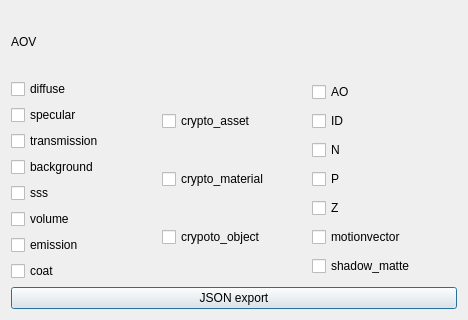
<?xml version="1.0" encoding="UTF-8"?>
<ui version="4.0">
 <class>Dialog</class>
 <widget class="QDialog" name="Dialog">
  <property name="geometry">
   <rect>
    <x>0</x>
    <y>0</y>
    <width>468</width>
    <height>320</height>
   </rect>
  </property>
  <property name="windowTitle">
   <string>Dialog</string>
  </property>
  <layout class="QHBoxLayout" name="horizontalLayout_2">
   <item>
    <layout class="QVBoxLayout" name="verticalLayout_4" stretch="1,20,1">
     <item>
      <widget class="QLabel" name="label">
       <property name="text">
        <string>AOV</string>
       </property>
      </widget>
     </item>
     <item>
      <layout class="QHBoxLayout" name="horizontalLayout">
       <item>
        <layout class="QVBoxLayout" name="verticalLayout">
         <item>
          <widget class="QCheckBox" name="diffuse_checkBox">
           <property name="text">
            <string>diffuse</string>
           </property>
          </widget>
         </item>
         <item>
          <widget class="QCheckBox" name="specular_checkBox">
           <property name="text">
            <string>specular</string>
           </property>
          </widget>
         </item>
         <item>
          <widget class="QCheckBox" name="transmission_checkBox">
           <property name="text">
            <string>transmission</string>
           </property>
          </widget>
         </item>
         <item>
          <widget class="QCheckBox" name="background_checkBox">
           <property name="text">
            <string>background</string>
           </property>
          </widget>
         </item>
         <item>
          <widget class="QCheckBox" name="sss_checkBox">
           <property name="text">
            <string>sss</string>
           </property>
          </widget>
         </item>
         <item>
          <widget class="QCheckBox" name="volume_checkBox">
           <property name="text">
            <string>volume</string>
           </property>
          </widget>
         </item>
         <item>
          <widget class="QCheckBox" name="emossion_checkBox">
           <property name="text">
            <string>emission</string>
           </property>
          </widget>
         </item>
         <item>
          <widget class="QCheckBox" name="coat_checkBox">
           <property name="text">
            <string>coat</string>
           </property>
          </widget>
         </item>
        </layout>
       </item>
       <item>
        <layout class="QVBoxLayout" name="verticalLayout_2">
         <item>
          <widget class="QCheckBox" name="crypoto_asset_checkBox">
           <property name="text">
            <string>crypto_asset</string>
           </property>
          </widget>
         </item>
         <item>
          <widget class="QCheckBox" name="crypoto_material_checkBox">
           <property name="text">
            <string>crypto_material</string>
           </property>
          </widget>
         </item>
         <item>
          <widget class="QCheckBox" name="crypoto_object_checkBox">
           <property name="text">
            <string>crypoto_object</string>
           </property>
          </widget>
         </item>
        </layout>
       </item>
       <item>
        <layout class="QVBoxLayout" name="verticalLayout_3">
         <item>
          <widget class="QCheckBox" name="AO_checkBox">
           <property name="text">
            <string>AO</string>
           </property>
          </widget>
         </item>
         <item>
          <widget class="QCheckBox" name="ID_checkBox">
           <property name="text">
            <string>ID</string>
           </property>
          </widget>
         </item>
         <item>
          <widget class="QCheckBox" name="N_checkBox">
           <property name="text">
            <string>N</string>
           </property>
          </widget>
         </item>
         <item>
          <widget class="QCheckBox" name="P_checkBox">
           <property name="text">
            <string>P</string>
           </property>
          </widget>
         </item>
         <item>
          <widget class="QCheckBox" name="Z_checkBox">
           <property name="text">
            <string>Z</string>
           </property>
          </widget>
         </item>
         <item>
          <widget class="QCheckBox" name="motionvector_checkBox">
           <property name="text">
            <string>motionvector</string>
           </property>
          </widget>
         </item>
         <item>
          <widget class="QCheckBox" name="shadow_matte_checkBox">
           <property name="text">
            <string>shadow_matte</string>
           </property>
          </widget>
         </item>
        </layout>
       </item>
      </layout>
     </item>
     <item>
      <widget class="QPushButton" name="json_export_pushButton">
       <property name="text">
        <string>JSON export</string>
       </property>
      </widget>
     </item>
    </layout>
   </item>
  </layout>
 </widget>
 <resources/>
 <connections/>
</ui>
